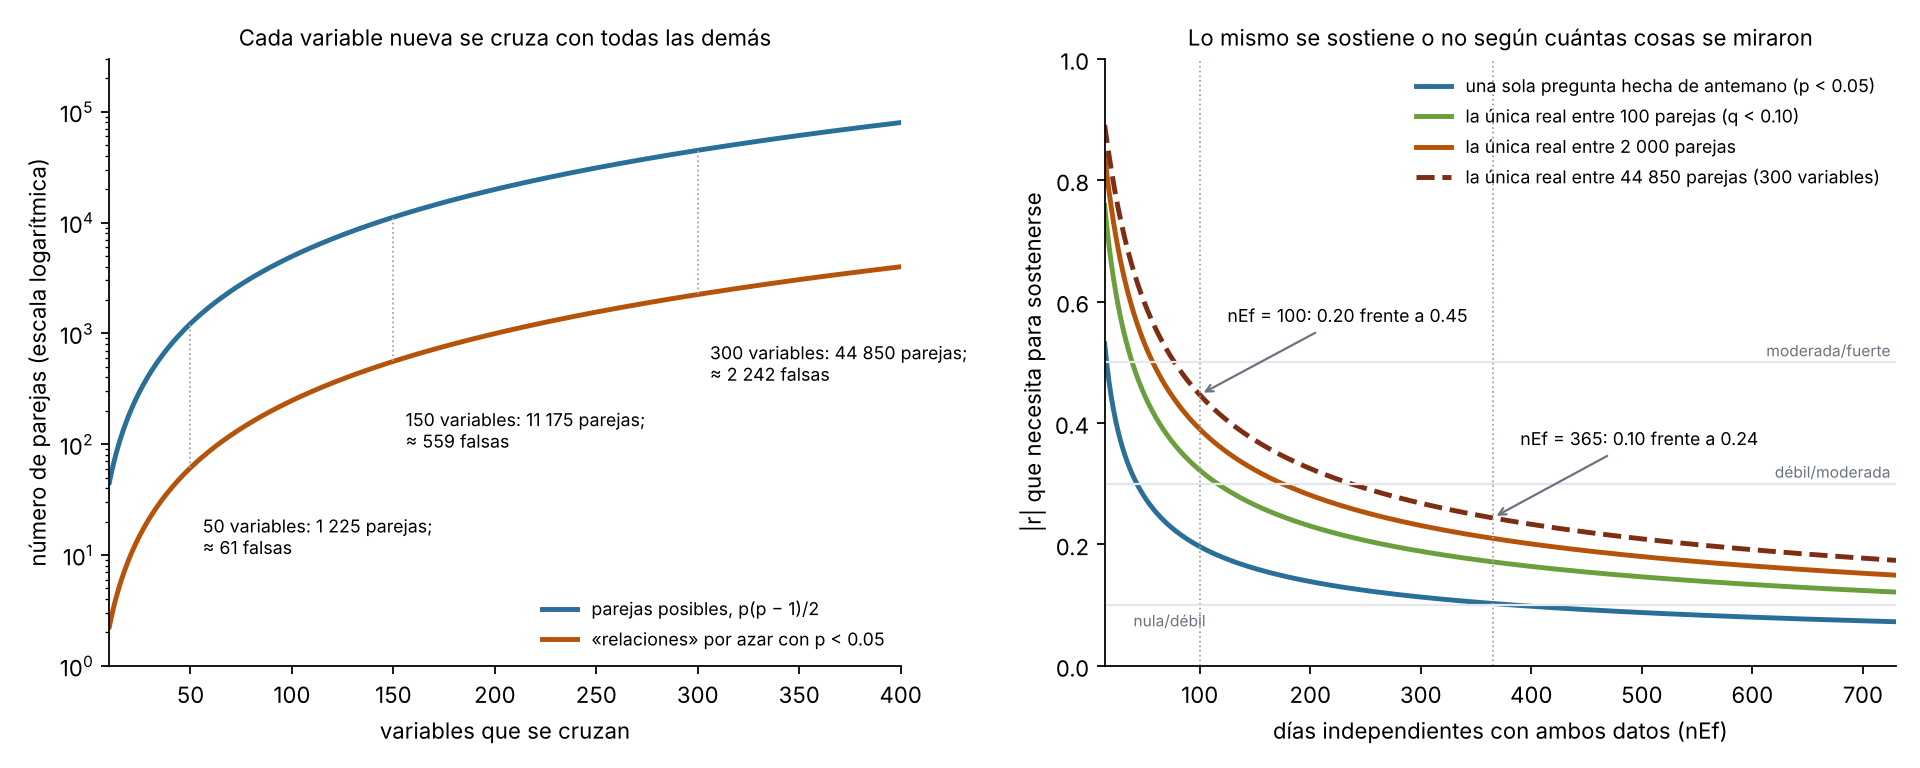

Python code for this plot:
"""Figura 1.1 - El costo de cruzar todo con todo (cálculo, sin datos).
Izquierda: con p variables hay p(p-1)/2 parejas; si ninguna tuviera relación, con p < 0.05 saldrían por azar 5 % de ellas.
Derecha: la |r| que necesita la mejor pareja para sostenerse, según los días independientes (nEf). Para una sola pregunta
hecha de antemano basta p < 0.05; en la lista, si esa pareja es la única real entre m revisadas, Benjamini-Hochberg con
q < 0.10 le exige p < 0.10/m (Analisis.bh). Se usa la aproximación de Fisher de Estadistica.relaciones:
|r| = tanh(z / sqrt(nEf - 3)), con z el cuantil normal de dos colas. Uso: python fig29_todo_con_todo.py [salida.png]"""
import sys
import numpy as np
from statistics import NormalDist
import matplotlib
matplotlib.use("Agg")
import matplotlib.pyplot as plt

Z = NormalDist().inv_cdf
def rnec(nef, p): return np.tanh(Z(1 - p / 2) / np.sqrt(nef - 3))

fig, (a, b) = plt.subplots(1, 2, figsize=(12, 4.8), dpi=160)

v = np.arange(10, 401)
parejas = v * (v - 1) / 2
a.plot(v, parejas, color="#2a6f97", lw=2.2, label="parejas posibles, p(p − 1)/2")
a.plot(v, 0.05 * parejas, color="#b45309", lw=2.2, label="«relaciones» por azar con p < 0.05")
for k in (50, 150, 300):
    m = k * (k - 1) / 2
    a.plot([k, k], [0.05 * m, m], color="#9ca3af", lw=.8, ls=":")
    a.annotate(f"{k} variables: {m:,.0f} parejas;\n≈ {0.05 * m:,.0f} falsas".replace(",", " "), (k, 0.05 * m), (k + 6, 0.05 * m / 6),
               fontsize=8, ha="left")
a.set_yscale("log"); a.set_xlim(10, 400); a.set_ylim(1, 3e5)
a.set_xlabel("variables que se cruzan"); a.set_ylabel("número de parejas (escala logarítmica)")
a.set_title("Cada variable nueva se cruza con todas las demás", fontsize=10)
a.legend(fontsize=8, frameon=False, loc="lower right")

n = np.arange(14, 731)
casos = [(None, 0.05, "#2a6f97", "-", "una sola pregunta hecha de antemano (p < 0.05)"),
         (100, 0.10 / 100, "#6b9e3d", "-", "la única real entre 100 parejas (q < 0.10)"),
         (2000, 0.10 / 2000, "#b45309", "-", "la única real entre 2 000 parejas"),
         (44850, 0.10 / 44850, "#7c2d12", "--", "la única real entre 44 850 parejas (300 variables)")]
for m, p, col, ls, et in casos:
    b.plot(n, rnec(n, p), color=col, lw=2.2, ls=ls, label=et)
for nef in (100, 365):
    b.axvline(nef, color="#9ca3af", lw=.8, ls=":")
    b.annotate(f"nEf = {nef}: {rnec(nef, .05):.2f} frente a {rnec(nef, .10 / 44850):.2f}", (nef, rnec(nef, .10 / 44850)),
               (nef + 25, rnec(nef, .10 / 44850) + .12), fontsize=8, arrowprops=dict(arrowstyle="->", color="#6b7280"))
for y, et, xt, dy in [(.1, "nula/débil", 40, -.035), (.3, "débil/moderada", 725, .01), (.5, "moderada/fuerte", 725, .01)]:
    b.axhline(y, color="#e5e7eb", lw=1); b.text(xt, y + dy, et, ha="left" if xt < 100 else "right", fontsize=7, color="#6b7280")
b.set_xlim(14, 730); b.set_ylim(0, 1)
b.set_xlabel("días independientes con ambos datos (nEf)"); b.set_ylabel("|r| que necesita para sostenerse")
b.set_title("Lo mismo se sostiene o no según cuántas cosas se miraron", fontsize=10)
b.legend(fontsize=8, frameon=False, loc="upper right")

for ax in (a, b): ax.spines[["top", "right"]].set_visible(False)
fig.tight_layout(); fig.savefig(sys.argv[1] if len(sys.argv) > 1 else "fig29_todo_con_todo.png")
for k in (50, 150, 300): print(k, k * (k - 1) // 2, round(0.05 * k * (k - 1) / 2))
for nef in (30, 100, 365, 730): print(nef, [round(float(rnec(nef, p)), 3) for _, p, *_ in casos])
